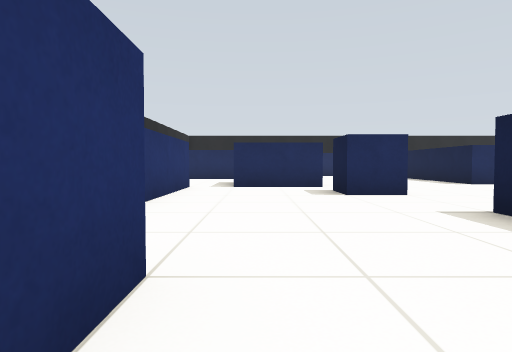
[1] (above)

24 first-person views from a walk through a Gazebo world. The camera is 0.51 m above the floor, tilts 2° down and sees 75° across. The floor is counted in squares, 1 m on a side. Each view is taken from the middle of a square. On the plan, view 1 faces up. The plan holds only what a view shows up to about 9 squares ahead; the rest is blank.

[2]
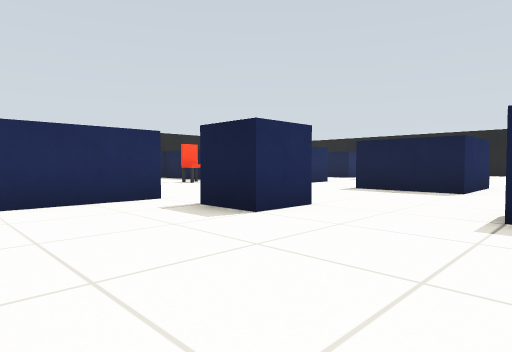

[3]
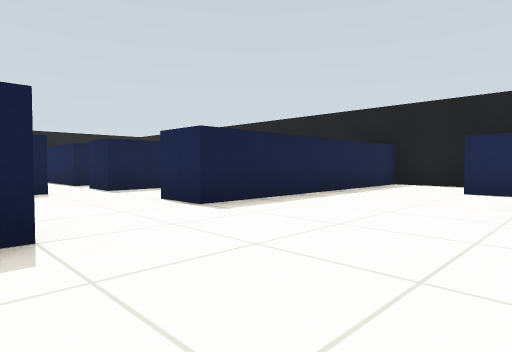

[4]
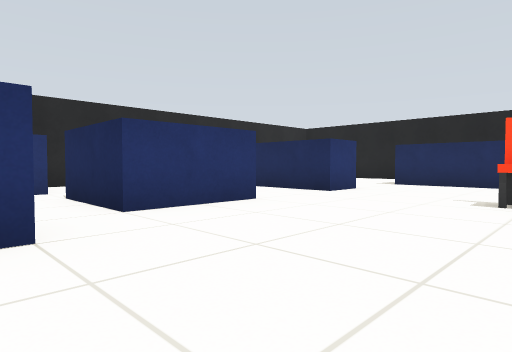

[5]
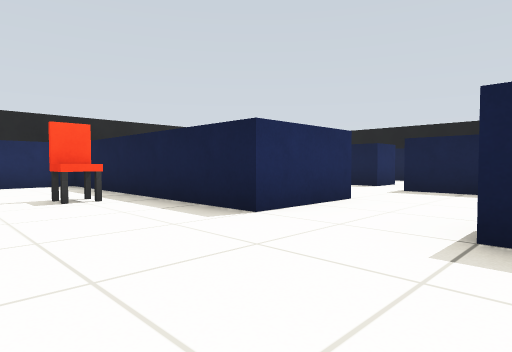

[6]
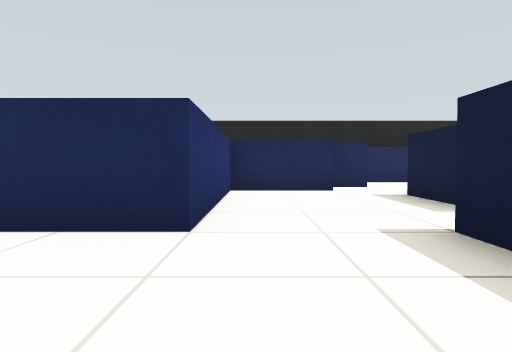

[7]
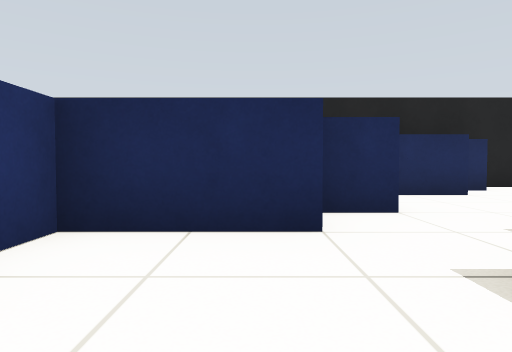

[8]
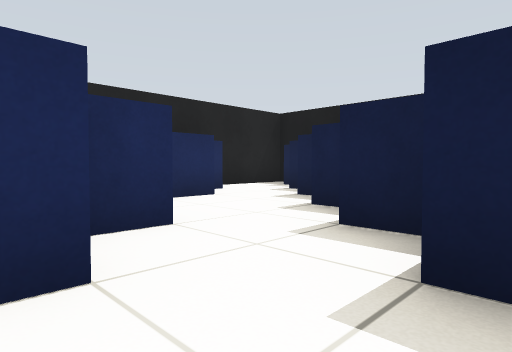

[9]
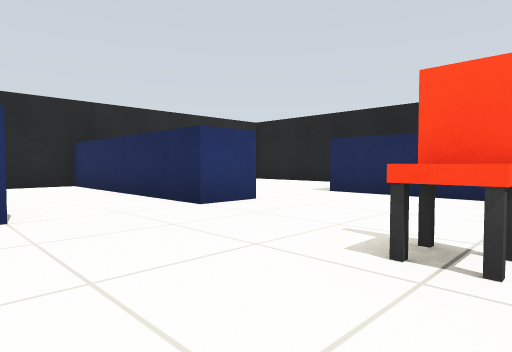

[10]
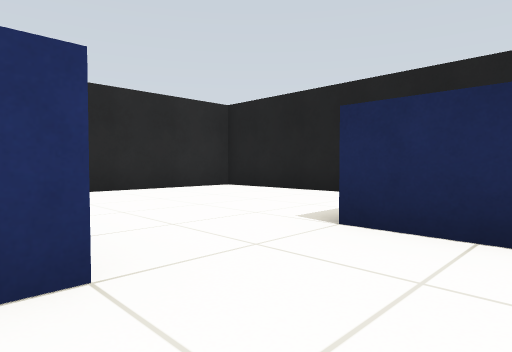

[11]
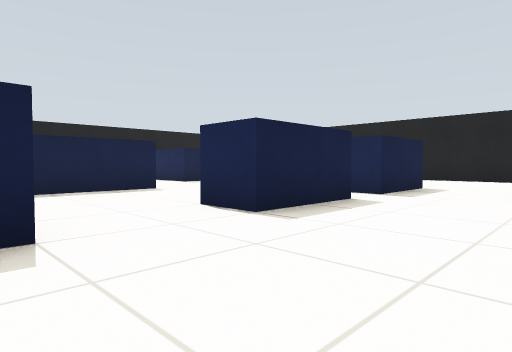

[12]
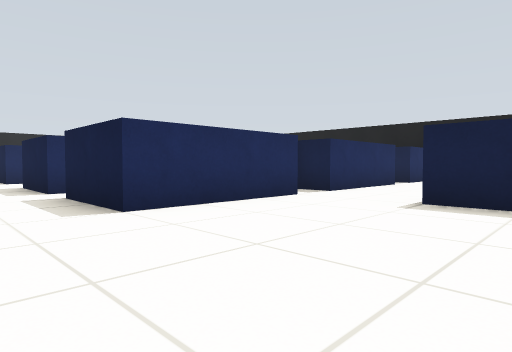

[13]
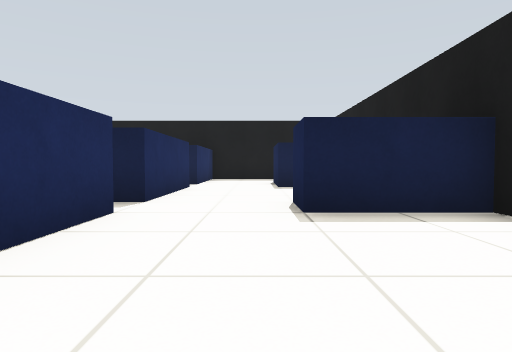

[14]
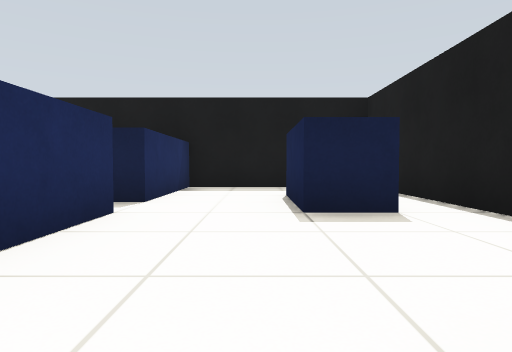

[15]
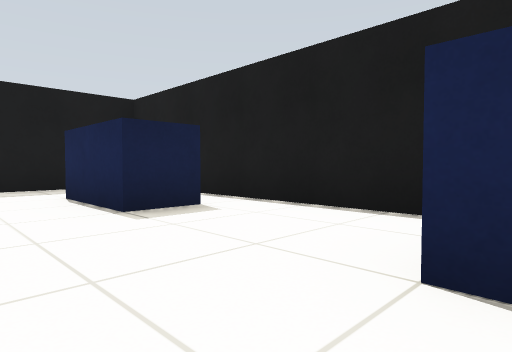

[16]
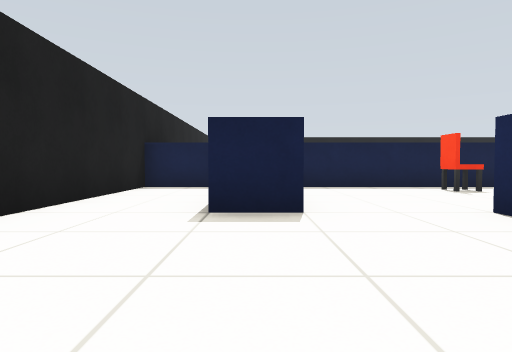

[17]
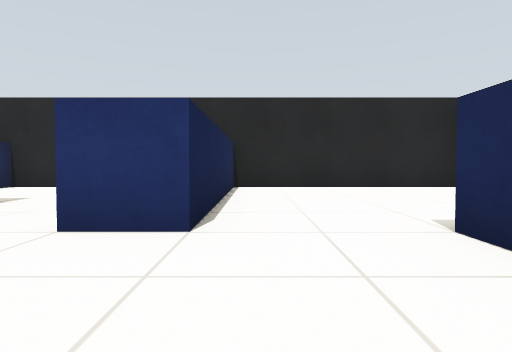

[18]
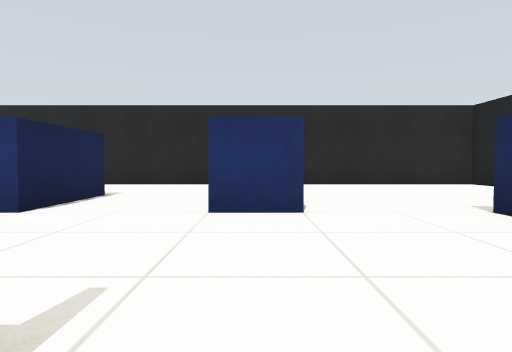

[19]
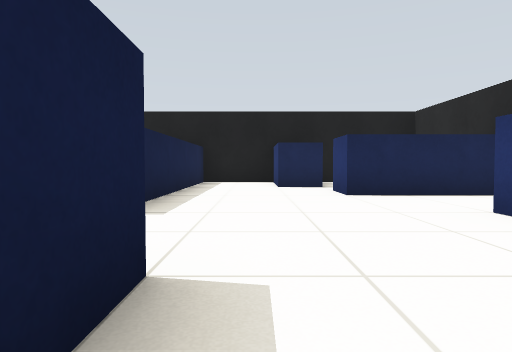

[20]
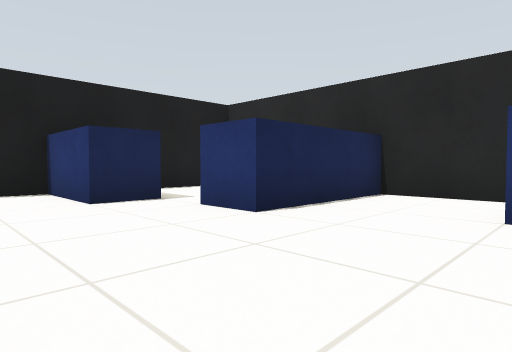

[21]
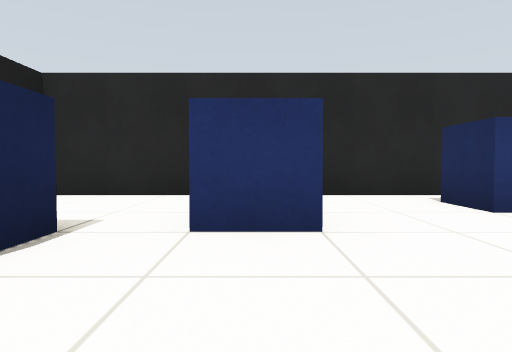

[22]
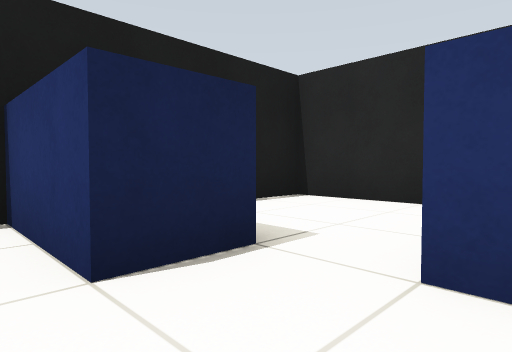

[23]
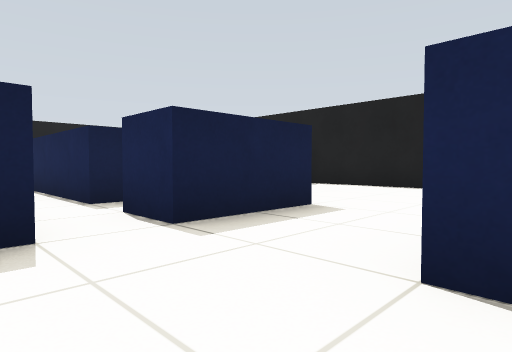

[24]
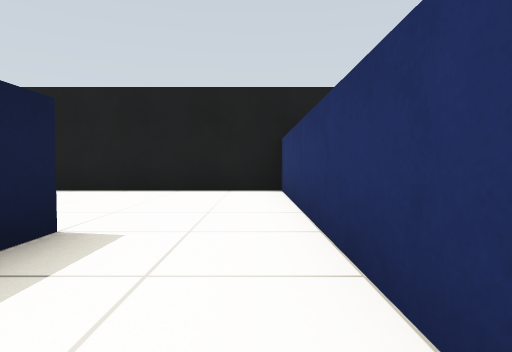

### Floor plan
Points are (right, up) in squares from view 1. A wall is a line through its corners. A room is listed if a view was taken in it or the views show most of it. See-through windows are left out.
Room 1 (views 1, 2, 3, 4, 5, 6, 7, 8, 9, 10, 11, 17, 18, 19, 20, 21, 22, 23, 24)
walls: (7.5, 4.5) (5.5, 4.5) (5.5, 6.5) (6.5, 6.5); (2.6, 5.5) (1.5, 5.5) (1.5, 6.5); (9.5, 5.5) (9.5, 8.5); (1.5, 9.5) (1.5, 7.5) (-0.5, 7.5); (7.5, 3) (7.5, 3.5) (10.5, 3.5); (9.6, 12.5) (7.5, 12.5) (7.5, 8.5) (5.5, 8.5) (5.5, 14.5) (2.5, 14.5); (11.6, 9.5) (10.5, 9.5) (10.5, 11.5); (1.5, 12.5) (1.5, 11.5); (5.5, 1.5) (5.5, 3.5) (6.5, 3.5); (11.5, 11.8) (11.5, 12.5); (10.6, 13.5) (9.6, 13.5); (-1.5, 6.4) (-1.5, 3.5); (12.5, 13) (12.5, 13.5); (-1.5, 1.5) (-0.5, 1.5) (-0.5, 0.5); (12.6, 15.5) (11.2, 15.5); (-0.5, -0.5) (0.5, -0.5) (0.5, -2.5) (2.5, -2.5) (2.5, 3.5) (3.5, 3.5) (3.5, 1.5); (13.6, 16.5) (13.1, 16.5); (15.2, 17.5) (14.1, 17.5)
ways out: opening at (4.5, 2.5) to room 2; opening at (1.5, 13.5) to room 3; opening at (-1, 7) to room 4; opening at (0.5, 10.5) to room 4; opening at (0, 0) to room 5; opening at (-2, 2.5) to room 6; opening at (10, 4.5)
objects: chair (4, 11) to (5, 11)
Room 2 (views 12, 13, 14, 15)
walls: (8.5, 1.5) (5.5, 1.5); (10.1, -2.5) (14.9, -2.5); (12.5, -1.6) (12.5, -0.5) (14.5, -0.5); (12.6, 1.5) (9.5, 1.5) (9.5, 2.4); (16.5, -1.1) (16.5, 1.5) (13.5, 1.5) (13.5, 2); (3.5, 1.5) (3.5, -2.5) (8.5, -2.5) (8.5, -0.5) (9.5, -0.5)
ways out: opening at (4.5, 2.5) to room 1; opening at (13.5, -2); opening at (15.5, -1)
Room 3 (view 16)
walls: (2.5, 14.5) (1.5, 14.5) (1.5, 15.5); (5.5, 16) (5.5, 17.5) (-3.5, 17.5) (-3.5, 12.5) (1.5, 12.5)
ways out: opening at (1.5, 13.5) to room 1
Room 4 (no view inside)
walls: (-0.5, 9.5) (1.5, 9.5); (-1.5, 7.6) (-1.5, 6.4); (1.5, 11.5) (-3.5, 11.5) (-3.5, 7.5)
ways out: opening at (-1, 7) to room 1; opening at (0.5, 10.5) to room 1
Room 5 (no view inside)
walls: (-3.5, 0) (-3.5, -2.5) (-1.6, -2.5)
ways out: opening at (0, 0) to room 1
Room 6 (no view inside)
walls: (-3.5, 4.1) (-3.5, 1.5) (-1.5, 1.5); (-1.5, 3.5) (-2.5, 3.5)
ways out: opening at (-2, 2.5) to room 1

Positions as (right, up) in squares from view 1, and headings:
1: (0, 0), facing up
2: (-1, 3), facing up-right
3: (-1, 6), facing down-right
4: (5, 6), facing up-left
5: (3, 6), facing up-right
6: (8, 6), facing up
7: (9, 10), facing up
8: (9, 11), facing up-right
9: (5, 9), facing up-left
10: (3, 12), facing up-left
11: (3, 9), facing down-right
12: (4, -2), facing up-right
13: (5, 0), facing right
14: (9, 0), facing right
15: (9, 1), facing down-right
16: (-2, 15), facing right
17: (4, 13), facing left
18: (5, 12), facing left
19: (1, 7), facing down
20: (2, 4), facing down-left
21: (2, 1), facing left
22: (1, 1), facing down-left
23: (3, 5), facing down-right
24: (4, 4), facing down
